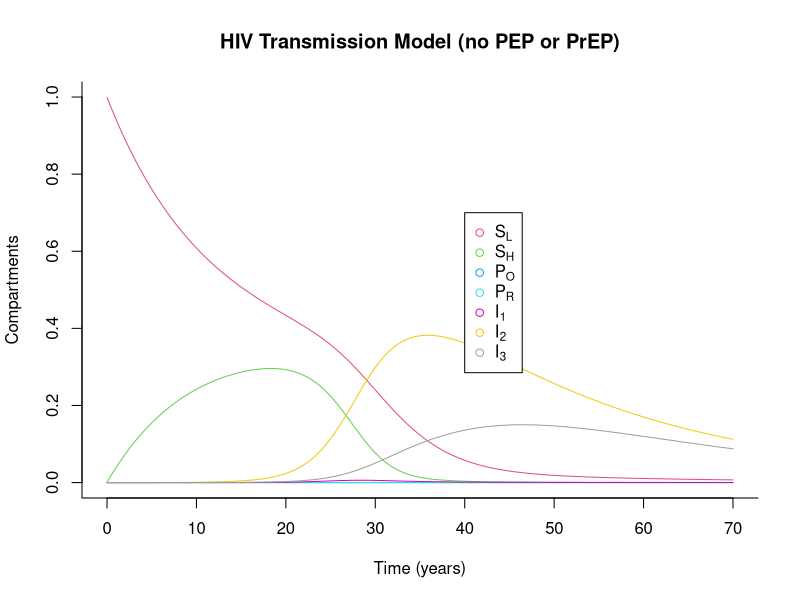

Write the R code that produced this figure.
library(deSolve)
sir <- function(time, state, parameters) {
  with(as.list(c(state, parameters)), {
    lambdaL = betaL * (theta1 * I1 + theta2 * I2 + theta3 * I3)/(SL+SH+PO+PR+I1+I2+I3)
    lambdaH = betaH * (theta1 * I1 + theta2 * I2 + theta3 * I3)/(SL+SH+PO+PR+I1+I2+I3)
    lambdaR = betaR * (theta1 * I1 + theta2 * I2 + theta3 * I3)/(SL+SH+PO+PR+I1+I2+I3)
    dSL <- Lambda * (SL+SH+PO+PR+I1+I2+I3) + WHL * SH + phiL * PO - (lambdaL + WLH + mu) * SL
    dSH <- WHL * SL + phiH * PO + phiR * PR - (lambdaH + WHL + tauR + mu) * SH
    dPO <- lambdaL * PL * SL + lambdaH * PH * SH - (sigmaO1 + phiL + phiH + WOR + mu) * PO
    dPR <- tauR * SH + WOR * PO - (lambdaR + phiR + mu) * PR
    dI1 <- lambdaL * (1 - PL) * SL + lambdaH * (1 - PH) * SH + sigmaO1 * PO + lambdaR *PR - (sigma12 + mu) * I1 
    dI2 <- sigma12 * I1 - (sigma23 + mu) * I2
    dI3 <- sigma23 * I2 - (mud + mu) * I3
    return(list(c(dSL, dSH, dPO, dPR, dI1, dI2, dI3)))
  })
}

init <- c(SL = 0.999, SH = 0.0009, PO = 0, PR = 0, I1 = 0.000001, I2 = 0.000059, I3 = 0.00004)
parameters <- c(Lambda = 0.00817, mu = 0.00747, mud = 0.0909, WLH = 0.06, WHL = 0.04, WOR = 0, 
                sigmaO1 = 0.023, sigma12 = 8.67, sigma23 = 0.05, PL = 0, PH = 0, phiL = 0.05, phiH = 1/24, tauR = 0, phiR = 0.005,
                betaL = 0.25, betaH = 1.25, betaR = 0.125, theta1 = 1, theta2 = 0.43, theta3 = 1.5)
times <- seq(0, 70, by = 0.1)
out <- as.data.frame(ode(y = init, times = times, func = sir, parms = parameters))
out$time <- NULL
head(out, 10)

matplot(times, out, type = "l", xlab = "Time (years)", ylab = "Compartments", main = "HIV Transmission Model (no PEP or PrEP)", lwd = 1, lty = 1, bty = "l", col = 2:8)
legend(40, 0.7, c(expression(S[L]), expression(S[H]), expression(P[O]), expression(P[R]), expression(I[1]), expression(I[2]), expression(I[3])), pch = 1, col = 2:8)
